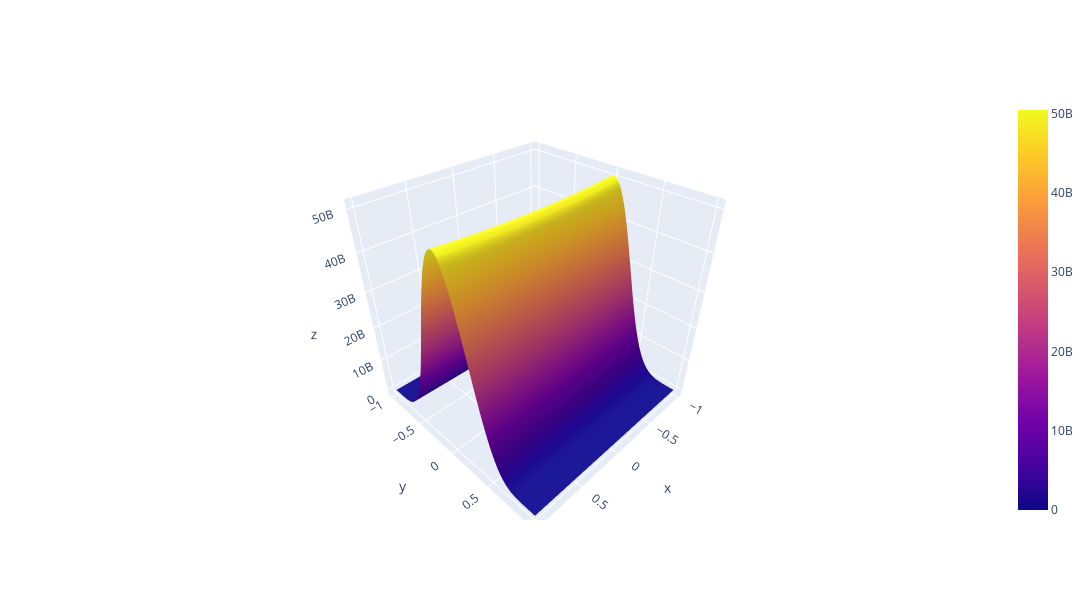

Here is the notebook cell this chart was saved with:
### Code cell
fig = go.Figure(go.Surface(x=x_param, y=y_param, z=torch.tensor(losses_3d).reshape(100, 100)))
fig.update_layout(width=1_200, height=600)
fig.show()
